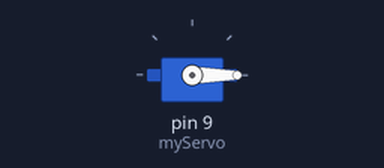
Simulated run of this sketch. Board: Arduino Uno, built with avr-gcc and run on an emulated ATmega328P. Shown: servo.

Above: at 0.1 s.
At 10.1 s:
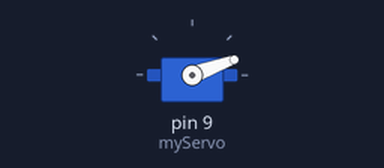
At 20.1 s:
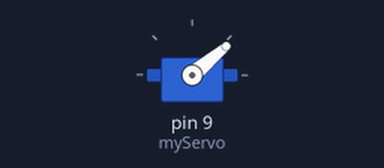
At 39.75 s:
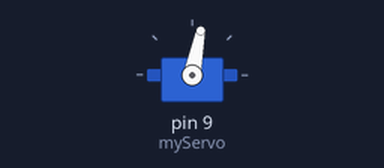
Timing chart, 0 to 40.0 s (numbered marks = the images above):
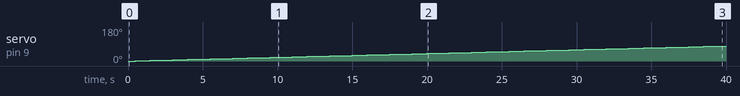

The sketch:

answer_4.ino
```cpp
#include <Servo.h>

Servo myServo;

void setup() {
  // Attach the servo to pin 9
  myServo.attach(9);
}

void loop() {
  // Sweep the servo from 0 to 180 degrees
  for (int angle = 0; angle <= 180; angle++) {
    myServo.write(angle);
    delay(500);
  }

  // Sweep the servo from 180 to 0 degrees
  for (int angle = 180; angle >= 0; angle--) {
    myServo.write(angle);
    delay(500);
  }
}
```

Measured:
- by itself, servo on pin 9 (myServo): moves from 0° to 79° over 39.0 s
